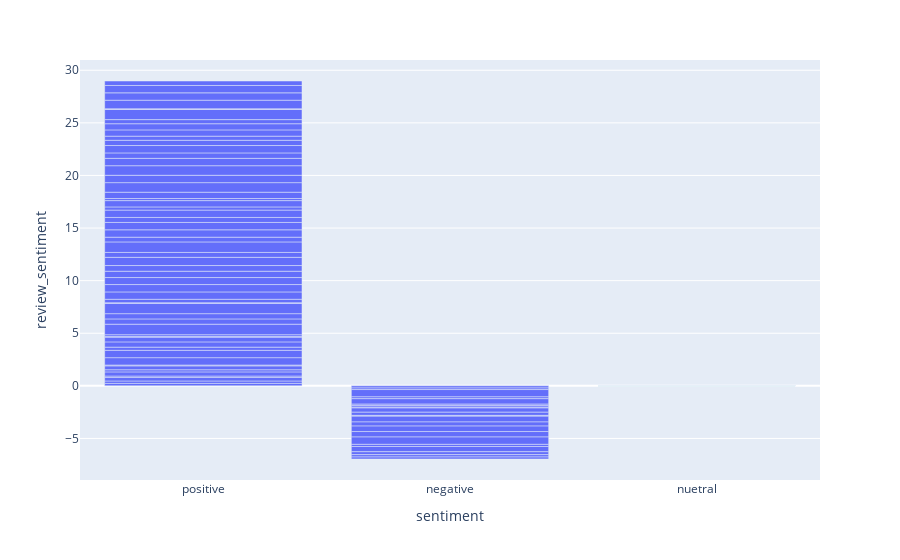

The code cell stored with this chart in its notebook:
### Code cell
fig = px.bar(product,x='sentiment',y='review_sentiment')
fig.show()

### Figure 1 — Plotly figure (JSON) as saved in the notebook; plotly's stock layout.template omitted (floating-point values rounded to 4 significant figures)
{"data": [{"alignmentgroup": "True", "hovertemplate": "sentiment=%{x}<br>review_sentiment=%{y}<extra></extra>", "legendgroup": "", "marker": {"color": "#636efa", "pattern": {"shape": ""}}, "name": "", "offsetgroup": "", "orientation": "v", "showlegend": false, "textposition": "auto", "type": "bar", "x": ["positive", "positive", "negative", "positive", "positive", "positive", "negative", "positive", "negative", "positive", "positive", "positive", "negative", "positive", "negative", "positive", "negative", "positive", "positive", "negative", "negative", "positive", "positive", "positive", "positive", "positive", "positive", "positive", "nuetral", "positive", "positive", "negative", "negative", "nuetral", "positive", "negative", "positive", "nuetral", "positive", "positive", "positive", "nuetral", "positive", "positive", "positive", "positive", "positive", "positive", "positive", "positive", "nuetral", "negative", "positive", "positive", "nuetral", "nuetral", "nuetral", "negative", "negative", "negative", "positive", "negative", "positive", "positive", "nuetral", "positive", "negative", "nuetral", "nuetral", "nuetral", "nuetral", "positive", "positive", "positive", "positive", "positive", "nuetral", "positive", "negative", "negative", "positive", "positive", "negative", "positive", "negative", "positive", "positive", "positive", "positive", "positive", "positive", "positive"], "xaxis": "x", "y": [0.2307, 0.2319, -0.2083, 0.3321, 0.1359, 0.3954, -0.1458, 0.2042, -0.695, 0.3688, 0.07917, 0.7, -0.175, 0.7, -0.52, 0.3, -0.1333, 0.5, 0.4476, -0.1583, -0.075, 0.06667, 0.1692, 1, 0.5, 0.5, 1, 0.03409, null, 6.939e-18, 0.3333, -0.4, -0.3, 0, 0.7, -0.075, 0.7, 0, 0.6667, 0.6, 0.54, null, 0.78, 0.4667, 1, 0.45, 0.7, 0.7, 0.475, 0.7, 0, -0.55, 0.3, 0.6, 0, null, 0, -0.39, -0.52, -0.52, 0.2, -0.7, 0.6, 0.91, 0, 0.7, -0.2, 0, 0, 0, 0, 0.91, 0.7, 0.5167, 0.7, 0.5, 0, 0.3906, -0.5, -0.276, 0.5975, 0.585, -0.225, 0.3917, -0.1875, 0.9712, 0.05, 0.01111, 0.8125, 0.7, 0.7, 0.425], "yaxis": "y"}], "layout": {"barmode": "relative", "legend": {"tracegroupgap": 0}, "margin": {"t": 60}, "xaxis": {"anchor": "y", "domain": [0, 1], "title": {"text": "sentiment"}}, "yaxis": {"anchor": "x", "domain": [0, 1], "title": {"text": "review_sentiment"}}}}
